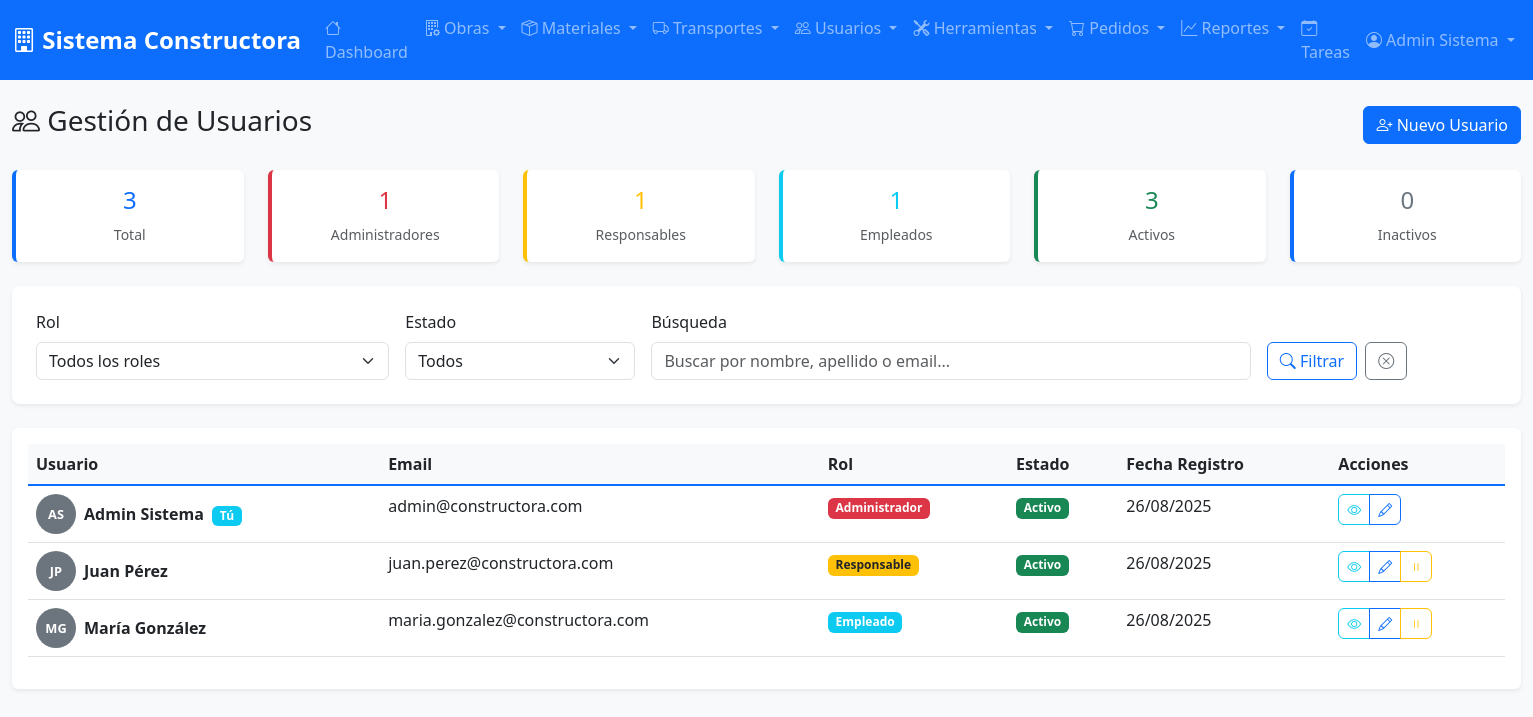
Page /modules/usuarios/list.php (signed in) on the committed database.
### tables this page shows
CREATE TABLE usuarios (
    id_usuario INT AUTO_INCREMENT PRIMARY KEY,
    nombre VARCHAR(100) NOT NULL,
    apellido VARCHAR(100) NOT NULL,
    email VARCHAR(150) UNIQUE NOT NULL,
    contraseña VARCHAR(255) NOT NULL,
    rol ENUM('administrador', 'responsable_obra', 'empleado') NOT NULL,
    estado ENUM('activo', 'inactivo') DEFAULT 'activo',
    telefono VARCHAR(20),
    direccion TEXT,
    fecha_nacimiento DATE,
    documento VARCHAR(20),
    fecha_ultimo_acceso TIMESTAMP NULL,
    intentos_login INT DEFAULT 0,
    bloqueado_hasta TIMESTAMP NULL,
    avatar VARCHAR(255),
    observaciones TEXT,
    fecha_creacion TIMESTAMP DEFAULT CURRENT_TIMESTAMP,
    fecha_actualizacion TIMESTAMP DEFAULT CURRENT_TIMESTAMP ON UPDATE CURRENT_TIMESTAMP
);

### modules/usuarios/list.php (the view, shortened to what this page needs)
<?php
$database = new Database();
$conn = $database->getConnection();
$filtro_busqueda = $_GET['busqueda'] ?? '';
$where_conditions = [];
$params = [];
$where_clause = !empty($where_conditions) ? 'WHERE ' . implode(' AND ', $where_conditions) : '';
try {
    $query = "SELECT * FROM usuarios $where_clause ORDER BY estado, rol, nombre, apellido";
    $stmt = $conn->prepare($query);
    $stmt->execute($params);
    $usuarios = $stmt->fetchAll();
    $stmt_stats = $conn->query("SELECT
        COUNT(*) as total_usuarios,
        COUNT(CASE WHEN rol = 'administrador' THEN 1 END) as administradores,
        COUNT(CASE WHEN rol = 'responsable_obra' THEN 1 END) as responsables,
        COUNT(CASE WHEN rol = 'empleado' THEN 1 END) as empleados,
        COUNT(CASE WHEN estado = 'activo' THEN 1 END) as activos,
        COUNT(CASE WHEN estado = 'inactivo' THEN 1 END) as inactivos
        FROM usuarios");
    $stats = $stmt_stats->fetch();
} catch (Exception $e) {
    error_log("Error al obtener usuarios: " . $e->getMessage());
    $usuarios = [];
    $stats = ['total_usuarios' => 0, 'administradores' => 0, 'responsables' => 0, 'empleados' => 0, 'activos' => 0, 'inactivos' => 0];
}
include '../../includes/header.php';
?>
<div class="row">
    <div class="col-12">
        <div class="d-flex justify-content-between align-items-center mb-4">
            <h1 class="h3">
                <i class="bi bi-people"></i> Gestión de Usuarios
            </h1>
            <a href="create.php" class="btn btn-primary">
                <i class="bi bi-person-plus"></i> Nuevo Usuario
            </a>
        </div>
    </div>
</div>
<div class="row mb-4">
    <div class="col-md-2">
        <div class="card dashboard-card">
            <div class="card-body text-center">
                <h4 class="text-primary"><?php echo $stats['total_usuarios']; ?></h4>
                <small class="text-muted">Total</small>
            </div>
        </div>
    </div>
    <div class="col-md-2">
        <div class="card dashboard-card danger">
            <div class="card-body text-center">
                <h4 class="text-danger"><?php echo $stats['administradores']; ?></h4>
                <small class="text-muted">Administradores</small>
            </div>
        </div>
    </div>
    <div class="col-md-2">
        <div class="card dashboard-card warning">
            <div class="card-body text-center">
                <h4 class="text-warning"><?php echo $stats['responsables']; ?></h4>
                <small class="text-muted">Responsables</small>
            </div>
        </div>
    </div>
    <div class="col-md-2">
        <div class="card dashboard-card info">
            <div class="card-body text-center">
                <h4 class="text-info"><?php echo $stats['empleados']; ?></h4>
                <small class="text-muted">Empleados</small>
            </div>
        </div>
    </div>
    <div class="col-md-2">
        <div class="card dashboard-card success">
            <div class="card-body text-center">
                <h4 class="text-success"><?php echo $stats['activos']; ?></h4>
                <small class="text-muted">Activos</small>
            </div>
        </div>
    </div>
    <div class="col-md-2">
        <div class="card dashboard-card">
            <div class="card-body text-center">
                <h4 class="text-secondary"><?php echo $stats['inactivos']; ?></h4>
                <small class="text-muted">Inactivos</small>
            </div>
        </div>
    </div>
</div>
<div class="filter-section">
    <form method="GET" class="row g-3">
        <div class="col-md-3">
            <label for="rol" class="form-label">Rol</label>
            <select class="form-select" id="rol" name="rol">
                <option value="">Todos los roles</option>
            </select>
        </div>
        <div class="col-md-2">
            <label for="estado" class="form-label">Estado</label>
            <select class="form-select" id="estado" name="estado">
                <option value="">Todos</option>
            </select>
        </div>
        <div class="col-md-5">
            <label for="busqueda" class="form-label">Búsqueda</label>
            <input type="text" class="form-control" id="busqueda" name="busqueda"
                   placeholder="Buscar por nombre, apellido o email..."
                   value="<?php echo htmlspecialchars($filtro_busqueda); ?>">
        </div>
        <div class="col-md-2 d-flex align-items-end">
            <button type="submit" class="btn btn-outline-primary me-2">
                <i class="bi bi-search"></i> Filtrar
            </button>
            <a href="list.php" class="btn btn-outline-secondary">
                <i class="bi bi-x-circle"></i>
            </a>
        </div>
    </form>
</div>
<div class="card">
    <div class="card-body">
        <?php if (!empty($usuarios)): ?>
        <div class="table-responsive">
            <table class="table table-hover">
                <thead>
                    <tr>
                        <th>Usuario</th>
                        <th>Email</th>
                        <th>Rol</th>
                        <th>Estado</th>
                        <th>Fecha Registro</th>
                        <th>Acciones</th>
                    </tr>
                </thead>
                <tbody>
                    <?php foreach ($usuarios as $usuario): ?>
                    <tr class="<?php echo $usuario['estado'] === 'inactivo' ? 'table-secondary' : ''; ?>">
                        <td>
                            <div class="d-flex align-items-center">
                                <div class="avatar-circle me-2">
                                    <?php echo strtoupper(substr($usuario['nombre'], 0, 1) . substr($usuario['apellido'], 0, 1)); ?>
                                </div>
                                <div>
                                    <strong><?php echo htmlspecialchars($usuario['nombre'] . ' ' . $usuario['apellido']); ?></strong>
                                    <?php if ($usuario['id_usuario'] == $_SESSION['user_id']): ?>
                                        <span class="badge bg-info ms-1">Tú</span>
                                    <?php endif; ?>
                                </div>
                            </div>
                        </td>
                        <td><?php echo htmlspecialchars($usuario['email']); ?></td>
                        <td>
                            <?php
                            $rol_class = '';
                            $rol_text = '';
                            switch ($usuario['rol']) {
                                case 'administrador':
                                    $rol_class = 'bg-danger';
                                    $rol_text = 'Administrador';
                                    break;
                                case 'responsable_obra':
                                    $rol_class = 'bg-warning text-dark';
                                    $rol_text = 'Responsable';
                                    break;
                                case 'empleado':
                                    $rol_class = 'bg-info';
                                    $rol_text = 'Empleado';
                                    break;
                            }
                            ?>
                            <span class="badge <?php echo $rol_class; ?>">
                                <?php echo $rol_text; ?>
                            </span>
                        </td>
                        <td>
                            <span class="badge <?php echo $usuario['estado'] === 'activo' ? 'bg-success' : 'bg-secondary'; ?>">
                                <?php echo ucfirst($usuario['estado']); ?>
                            </span>
                        </td>
                        <td><?php echo date('d/m/Y', strtotime($usuario['fecha_creacion'])); ?></td>
                        <td>
                            <div class="btn-group btn-group-sm" role="group">
                                <a href="view.php?id=<?php echo $usuario['id_usuario']; ?>"
                                   class="btn btn-outline-info" title="Ver detalles">
                                    <i class="bi bi-eye"></i>
                                </a>
                                <a href="edit.php?id=<?php echo $usuario['id_usuario']; ?>"
                                   class="btn btn-outline-primary" title="Editar">
                                    <i class="bi bi-pencil"></i>
                                </a>
                                <?php if ($usuario['id_usuario'] != $_SESSION['user_id']): ?>
                                <a href="toggle_status.php?id=<?php echo $usuario['id_usuario']; ?>"
                                   class="btn btn-outline-<?php echo $usuario['estado'] === 'activo' ? 'warning' : 'success'; ?>"
                                   title="<?php echo $usuario['estado'] === 'activo' ? 'Desactivar' : 'Activar'; ?>">
                                    <i class="bi bi-<?php echo $usuario['estado'] === 'activo' ? 'pause' : 'play'; ?>"></i>
                                </a>
                                <?php endif; ?>
                            </div>
                        </td>
                    </tr>
                    <?php endforeach; ?>
                </tbody>
            </table>
        </div>
        <?php endif; ?>
    </div>
</div>
<?php include '../../includes/footer.php'; ?>

### assets/css/style.css (style rules this page uses)
:root { --primary-color: #0d6efd; --secondary-color: #6c757d; --success-color: #198754; --danger-color: #dc3545; --warning-color: #ffc107; --info-color: #0dcaf0; --light-color: #f8f9fa; --dark-color: #212529; }
body { background-color: #f8f9fa; font-family: "Segoe UI", Tahoma, Geneva, Verdana, sans-serif; }
.card { border: none; box-shadow: 0 0.125rem 0.25rem rgba(0, 0, 0, 0.075); transition: box-shadow 0.15s ease-in-out; }
.btn { border-radius: 0.375rem; font-weight: 500; }
.btn-primary { background-color: var(--primary-color); border-color: var(--primary-color); }
.table { background-color: white; }
.table thead th { background-color: var(--light-color); border-bottom: 2px solid var(--primary-color); font-weight: 600; color: var(--dark-color); }
.form-label { font-weight: 500; color: var(--dark-color); }
.dashboard-card { border-left: 4px solid var(--primary-color); }
.dashboard-card.success { border-left-color: var(--success-color); }
.dashboard-card.warning { border-left-color: var(--warning-color); }
.dashboard-card.danger { border-left-color: var(--danger-color); }
.dashboard-card.info { border-left-color: var(--info-color); }
.filter-section { background-color: white; border-radius: 0.5rem; padding: 1.5rem; margin-bottom: 1.5rem; box-shadow: 0 0.125rem 0.25rem rgba(0, 0, 0, 0.075); }

### modules/usuarios/list.php (style rules this page uses)
.avatar-circle { width: 40px; height: 40px; border-radius: 50%; background-color: #6c757d; color: white; display: flex; align-items: center; justify-content: center; font-weight: bold; font-size: 0.8rem; }

### rows in the picture
usuarios: nombre+apellido "AS", nombre+apellido "Admin Sistema", shows "Tú", email "admin@constructora.com", rol "Administrador", estado "Activo", fecha_creacion "26/08/2025"
usuarios: nombre+apellido "JP", nombre+apellido "Juan Pérez", email "juan.perez@constructora.com", rol "Responsable", estado "Activo", fecha_creacion "26/08/2025"
usuarios: nombre+apellido "MG", nombre+apellido "María González", email "maria.gonzalez@constructora.com", rol "Empleado", estado "Activo", fecha_creacion "26/08/2025"

### other values in the picture
SITE_NAME "Sistema Constructora"
$_SESSION['user_name'] "Admin Sistema"
$stats['total_usuarios'] "3"
$stats['administradores'] "1"
$stats['responsables'] "1"
$stats['empleados'] "1"
$stats['activos'] "3"
$stats['inactivos'] "0"
